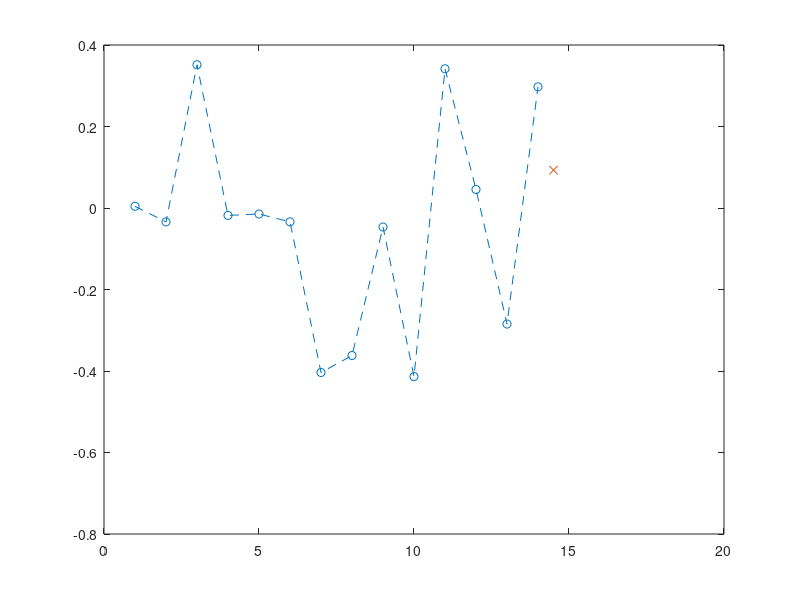

Write MATLAB code to recreate this figure. (Note: this script raises an error after producing the figure.)
% clear all;
close all;

fs = 44100;
k = 1/fs;
N = 15;

BFull = zeros(N, N);
numFromBound = 1;
M = N-numFromBound;
Mw = numFromBound;

Dxxu = (sparse(2:M, 1:M-1, ones(1, M-1), M, M) + ...
            sparse(1:M, 1:M, -2 * ones(1, M), M, M) + ...
            sparse(1:M-1, 2:M, ones(1, M-1), M, M));
BFull(1:M, 1:M) = 2 * eye(M) + Dxxu;

Dxxw = (sparse(2:Mw, 1:Mw-1, ones(1, Mw-1), Mw, Mw) + ...
            sparse(1:Mw, 1:Mw, -2 * ones(1, Mw), Mw, Mw) + ...
            sparse(1:Mw-1, 2:Mw, ones(1, Mw-1), Mw, Mw));

BFull((M+1):end, (M+1):end) = 2 * eye(Mw) + Dxxw;

alf = 0.5;
% Ainv = inv([1, 0; 0, 1]);
%connect the two
ip = [alf * (alf - 1) * (alf - 2) / -6, ...
                    (alf - 1) * (alf + 1) * (alf - 2) / 2, ...
                    alf * (alf + 1) * (alf - 2) / -2, ...
                    alf * (alf + 1) * (alf - 1) / 6];
            Ainv = inv([1, -ip(4); -ip(4), 1]);
            
if numFromBound == 2
    BFull(M, (M + 1):(M + 2)) = ip(3:-1:2) * Ainv(1, 1);
    BFull(M, (M-2 : M)) =  BFull(M, (M-2) : M) + ip(1:3) * Ainv(1, 2);
    BFull(M+1, (M + 1):(M + 2)) = BFull(M+1, (M + 1):(M + 2)) + ip(3:-1:2) * Ainv(2, 1);
    BFull(M+1, (M-2 : M)) =  ip(1:3) * Ainv(2, 2);
elseif numFromBound == 1
    BFull(M, M+1) = (ip(3) - ip(1)) * Ainv(1, 1);
    BFull(M, (M-2 : M)) =  BFull(M, (M-2) : M) + ip(1:3) * Ainv(1, 2);
    BFull(M+1, M+1) = BFull(M+1, M+1) + (ip(3) - ip(1)) * Ainv(2, 1);
    BFull(M+1, (M-2 : M)) =  ip(1:3) * Ainv(2, 2);
else
    BFull(M, (M + 1):(M + 3)) = ip(3:-1:1) * Ainv(1, 1);
    BFull(M, (M-2 : M)) =  BFull(M, (M-2) : M) + ip(1:3) * Ainv(1, 2);
    BFull(M+1, (M + 1):(M + 3)) = BFull(M+1, (M + 1):(M + 3)) + ip(3:-1:1) * Ainv(2, 1);
    BFull(M+1, (M-2 : M)) =  ip(1:3) * Ainv(2, 2);
end

u = zeros(N, 1);
% u = rand(N, 1) - 0.5; % without boundaries, plus overlap
% u(M) = u(M+1);
% u(3:7) = hann(5);
u(3:4) = 0.75;
uPrev = u;
uNext = zeros(N, 1);
v = zeros(N-1, 1);
% v = rand(N-1, 1)-0.5;
% v(3:7) = hann(5);
v(3:4) = 0.75;

vPrev = v;
vNext = zeros(N-1, 1);
N = N-1;
Dxxv = (sparse(2:N, 1:N-1, ones(1, N-1), N, N) + ...
                sparse(1:N, 1:N, -2 * ones(1, N), N, N) + ...
                sparse(1:N-1, 2:N, ones(1, N-1), N, N));
Bnormal = 2 * eye(N) + Dxxv;

N = N + 1;
lengthSound = 10000;
outu = zeros(lengthSound, 1);
outw = zeros(lengthSound, 1);

drawstuff = true;
% plot(sort(1/(2 * pi * k) * acos (1/2 * eig(Bnormal))));
% hold on;
% plot(real(sort(1/(2 * pi * k) * acos (1/2 * eig(BFull)))));
% figure
for n = 1:lengthSound
    uNext = BFull * u - uPrev;
    vNext = Bnormal * v - vPrev;

    outu(n) = uNext(3);
    outv(n) = vNext(3);
    
    uPrev = u;
    u = uNext;
    
    vPrev = v;
    v = vNext;
    if drawstuff && mod(n,100) == 0
        hold off
        plot(1:M, u(1:M), 'o--');
        hold on;
        plot((M:N-1) + alf, u(M+1:end), 'x--');
%         plot(1:N-1, v);
        pause(0.5);
        drawnow;
        if n == 200
            disp("wait")
        end
    end
end
spectrogram(outu, 512,64,512, fs)
view([90, -90])